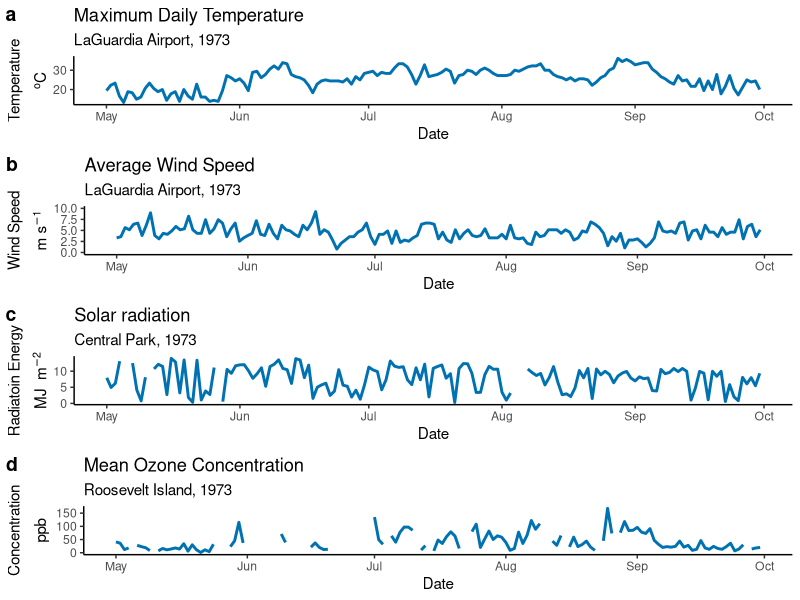
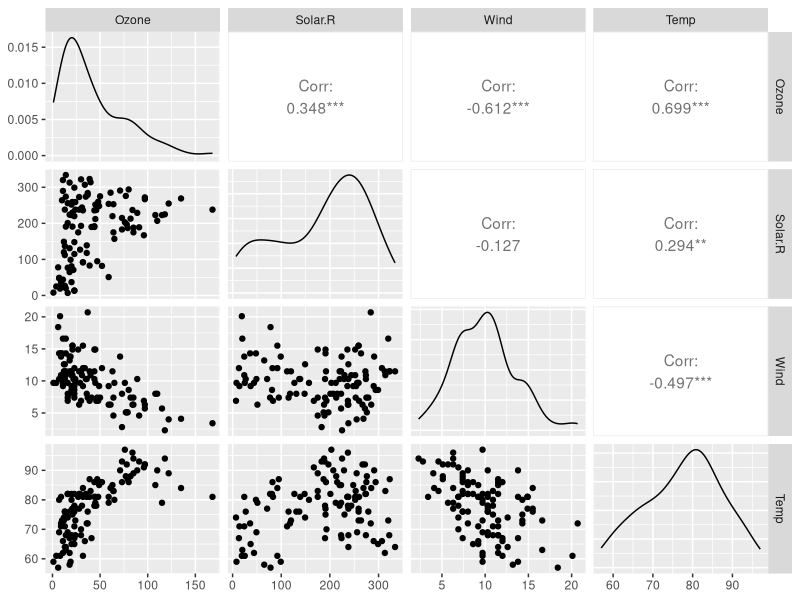
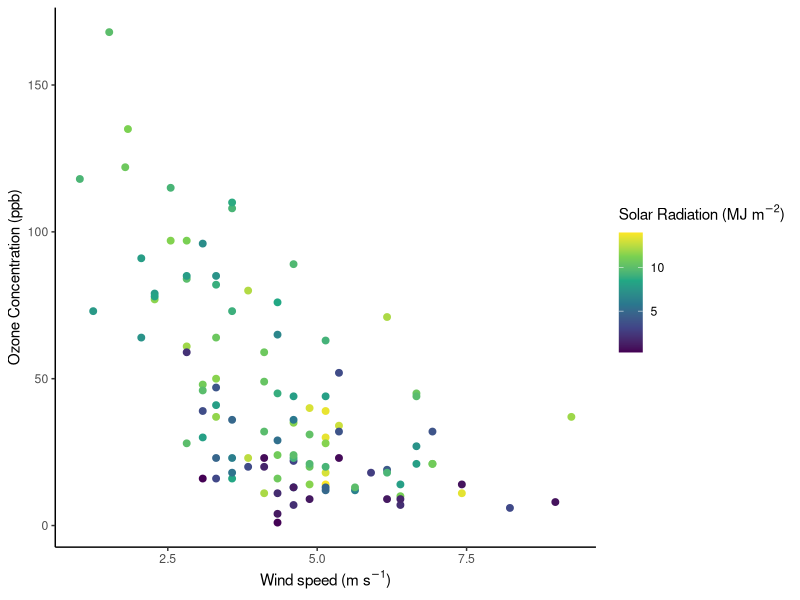
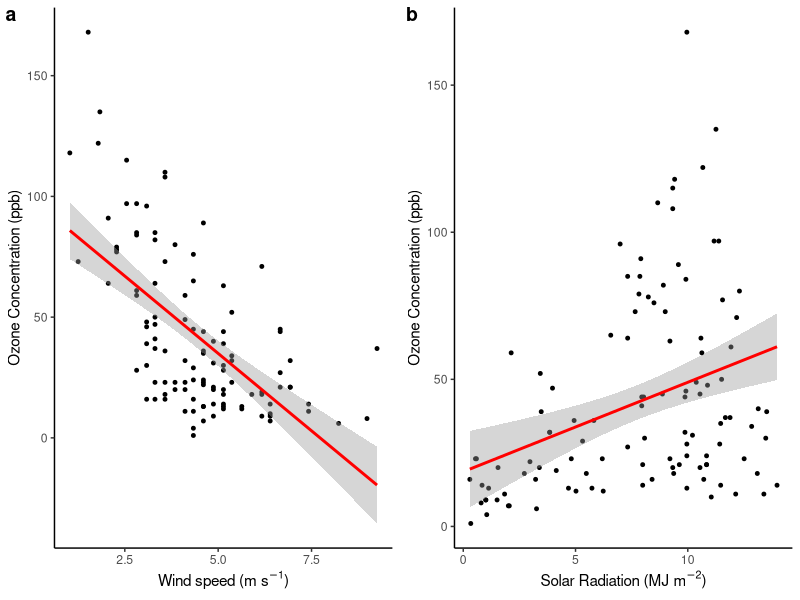
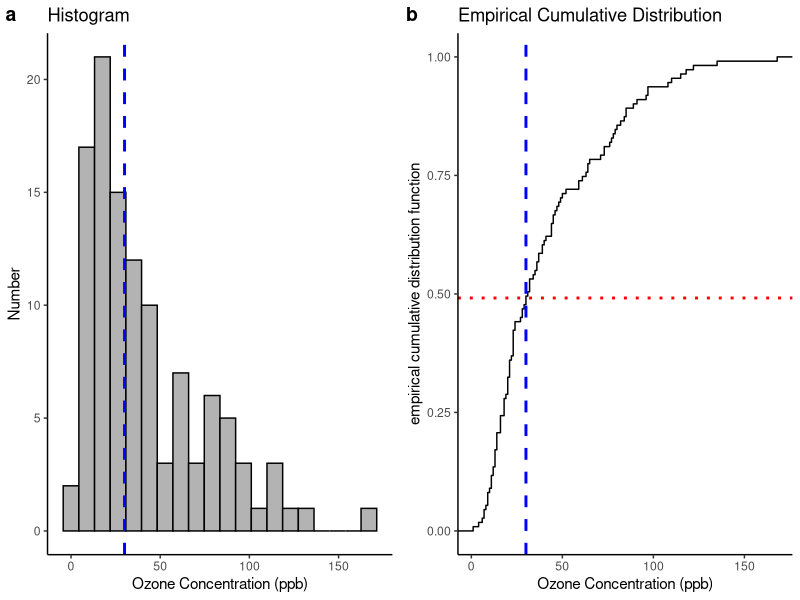

The R source for these figures, in order:
## ---- chunk 1
# Load required libraries
library(tidyverse)
library(GGally)
library(lubridate)
## ---- chunk 2
# First 10 rows of the dataset
head(airquality, 10) |>
  knitr::kable(format = "html") |>
  kableExtra::kable_classic(full_width = F)
## ---- chunk 3
# Convert units from data set into SI-units and add a new column with date-time object
airquality_SI <-
  airquality |>
    mutate(Solar.R = Solar.R * 4.184e04, # Solar radiation in J/m^2
           Wind = Wind * 4.4704e-01,     # Wind speed in m/s
           Temp = (Temp - 32)/1.8,       # Temperature in °C
           date = ymd(
             paste("1973-",
                   as.character(Month),
                   as.character(Day)))
           )
## ---- chunk 4
# Ozon concentration plot
ozon_plot <- ggplot(
    data = airquality_SI,
    aes(x = date, y = Ozone)) +
  geom_line(color="#0072B2", linewidth=1) +
  labs(title = "Mean Ozone Concentration", 
       subtitle = "Roosevelt Island, 1973",
       x = "Date",
       y = expression(atop("Concentration", "ppb"))) +
  theme_classic()

# Temperature plot
temp_plot <- ggplot(
    data = airquality_SI,
    aes(x = date, y = Temp)) +
  geom_line(color="#0072B2", linewidth=1) +
  labs(title = "Maximum Daily Temperature", 
       subtitle = "LaGuardia Airport, 1973",
       x = "Date",
       y = expression(atop("Temperature", paste(""^o,"C")))) +
  theme_classic()


# Wind speed plot
wind_plot <- ggplot(
    data = airquality_SI,
    aes(x = date, y = Wind)) +
  geom_line(color="#0072B2", linewidth=1) +
  ylim(0, 10) +
  labs(title = "Average Wind Speed", 
       subtitle = "LaGuardia Airport, 1973",
       x = "Date",
       y = expression(atop("Wind Speed", paste("m ", "s"^-1)))) +
  theme_classic()

# Wind speed plot
radiation_plot <- ggplot(
    data = airquality_SI,
    aes(x = date, y = Solar.R / 1e6)) +
  geom_line(color="#0072B2", linewidth=1) +
  labs(title = "Solar radiation", 
       subtitle = "Central Park, 1973",
       x = "Date",
       y = expression(atop("Radiatoin Energy", paste("MJ ", " m"^-2)))) +
  theme_classic()

# Show the four plots
cowplot::plot_grid(temp_plot, wind_plot, radiation_plot, ozon_plot, ncol = 1, labels = "auto")
## ---- chunk 5
# Pairwise scatter plots and correlation coefficients
ggpairs(na.omit(airquality), columns = 1:4, progress = FALSE)
## ---- chunk 6
# Scatter plot with colored points
ggplot(
  data = na.omit(airquality_SI),
  aes(x = Wind, y = Ozone, color = Solar.R / 1e6)) +
  geom_point(size = 2) +
  labs(x = expression(paste("Wind speed (m s"^-1, ")")),
       y = "Ozone Concentration (ppb)") +
  theme_classic() +
  scale_color_viridis_c(expression(paste("Solar Radiation (MJ m"^-2, ")")))
## ---- chunk 7
# Calculate linear regression model
linmod <- lm(Ozone ~ Wind + Solar.R, data = na.omit(airquality_SI))
summary(linmod)
## ---- chunk 8
# Linear regression for wind speed
wind_reg_plot <- ggplot(
  data = na.omit(airquality_SI),
  aes(x = Wind, y = Ozone)) +
  geom_point(size = 1) +
  geom_smooth(formula=y~x, method = "lm", color = "red", fullrange = TRUE) +
  labs(x = expression(paste("Wind speed (m s"^-1, ")")),
       y = "Ozone Concentration (ppb)") +
  theme_classic()


# Linear regression for solar radiation
rad_reg_plot <- ggplot(
  data = na.omit(airquality_SI),
  aes(x = Solar.R / 1e6, y = Ozone)) +
  geom_point(size = 1) +
  geom_smooth(formula=y~x, method = "lm", color = "red", fullrange = TRUE) +
  labs(x = expression(paste("Solar Radiation (MJ m"^-2, ")")),
       y = "Ozone Concentration (ppb)") +
  theme_classic()

# Show the four plots
cowplot::plot_grid(wind_reg_plot, rad_reg_plot, ncol = 2, labels = "auto")
## ---- chunk 9
# Plotting histogram of ozone concentration
hist_plot <- ggplot(
    data = na.omit(airquality_SI),
    aes(x = Ozone)
    ) +
  geom_histogram(bins = 20, fill = "grey70", color = "black") +
  geom_vline(aes(xintercept=30), color="blue", linetype="dashed", size=1) +
  labs(title = "Histogram", x = "Ozone Concentration (ppb)", y = "Number" ) +
  theme_classic()

# Plotting the empirical cumulative distribution of the ozone concentratoin
ecdf_plot <- ggplot(
    data = na.omit(airquality_SI),
    aes(x = Ozone)
    ) +
  stat_ecdf(geom = "step") +
  geom_vline(aes(xintercept=30), color="blue", linetype="dashed", size=1) +
  geom_hline(aes(yintercept=ecdf(airquality_SI$Ozone)(30)), color="red", linetype="dotted", size=1) +
  labs(title = "Empirical Cumulative Distribution", x = "Ozone Concentration (ppb)", y = "empirical cumulative distribution function" ) +
  theme_classic()

# Show the four plots
cowplot::plot_grid(hist_plot, ecdf_plot, ncol = 2, labels = "auto")
